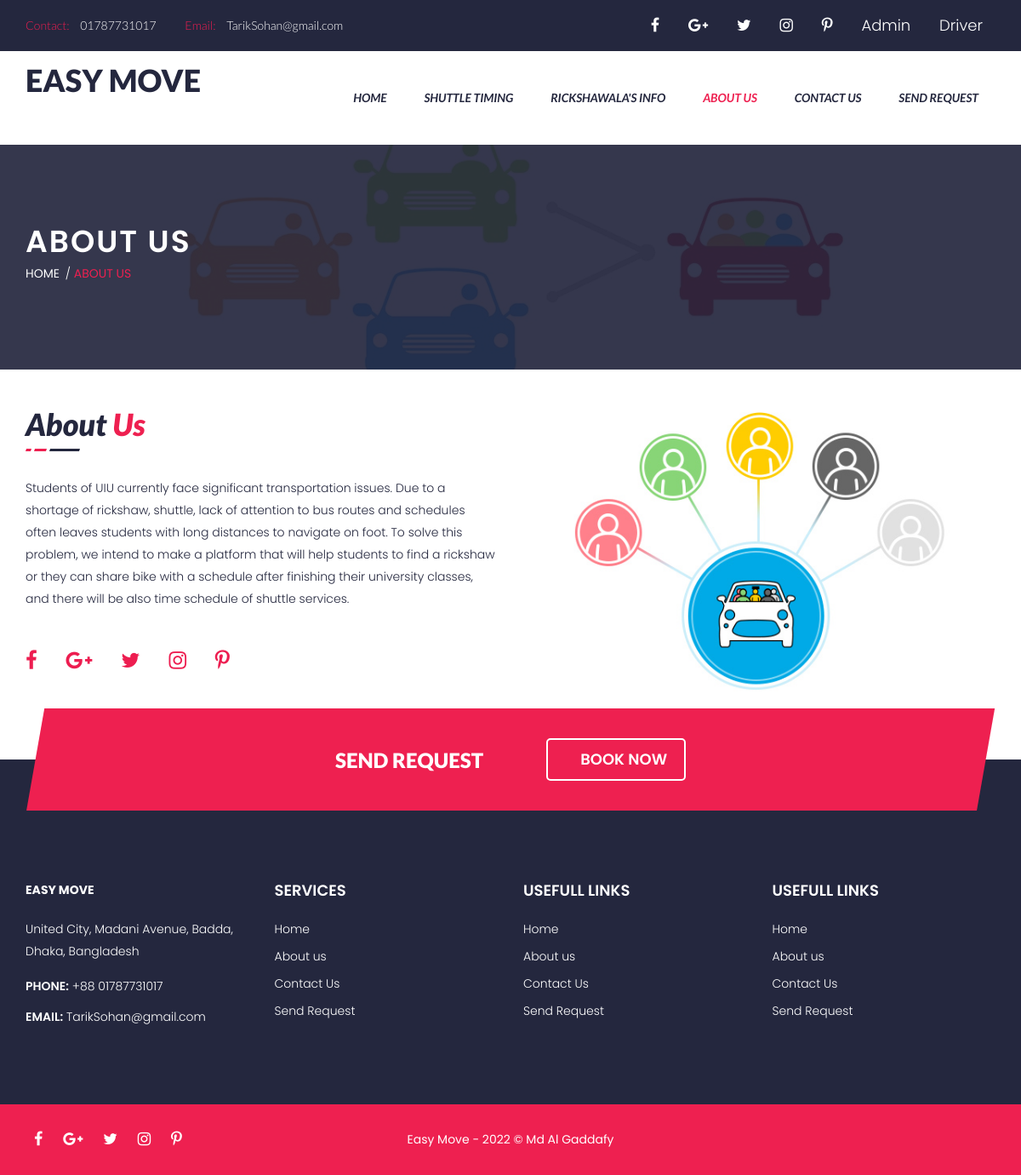
The page /about-us.php on the database its author committed.
### tables this page shows
CREATE TABLE `tblpage` (
  `ID` int(10) NOT NULL,
  `PageType` varchar(200) DEFAULT NULL,
  `PageTitle` mediumtext DEFAULT NULL,
  `PageDescription` mediumtext DEFAULT NULL,
  `Email` varchar(200) DEFAULT NULL,
  `MobileNumber` varchar(15) DEFAULT NULL,
  `UpdationDate` date DEFAULT NULL,
  `Timing` varchar(200) NOT NULL
);

### about-us.php (the view, shortened to what this page needs)
<?php
include('includes/dbconnection.php');
?>
<!DOCTYPE html>
<html class="no-js" lang="zxx">
<head>
    <link rel="stylesheet" href="css1/normalize.css">
    <link rel="stylesheet" href="css1/animate.css">
    <link rel="stylesheet" href="css1/bootstrap.min.css">
    <link rel="stylesheet" href="css1/meanmenu.min.css">
    <link rel="stylesheet" href="css1/font-awesome.min.css">
    <link rel="stylesheet" href="css1/icofont.css">
    <link rel="stylesheet" href="css1/change-text.css">
    <link rel="stylesheet" href="css1/jquery.mb.YTPlayer.min.css">
    <link rel="stylesheet" href="css1/main.css">
    <link rel="stylesheet" href="css1/owl.carousel.css">
    <link rel="stylesheet" href="css1/owl.theme.css">
    <link rel="stylesheet" href="css1/owl.transitions.css">
    <link rel="stylesheet" href="lib/css/nivo-slider.css">
    <link rel="stylesheet" href="lib/css/preview.css">
    <link rel="stylesheet" href="style.css">
    <link rel="stylesheet" href="css1/responsive.css">
</head>
<body>
    <?php include_once('includes/header.php'); ?>
    <div class="page-title-area overlay">
        <div class="container">
            <div class="row">
                <div class="col-md-12">
                    <div class="page-title">
                        <h2>about us</h2>
                    </div>
                    <div class="page-title-menu">
                        <ul>
                            <li><a href="index.php">Home</a> <span> / </span> </li>
                            <li><a href="about-us.php">About us</a></li>
                        </ul>
                    </div>
                </div>
            </div>
        </div>
    </div>
    <div class="about-us-area section-padding2">
        <div class="container">
            <div class="row">
                <div class="col-md-6">
                    <div class="section-heading">
                        <h2>About <span> Us</span></h2>
                    </div>
                    <?php
                    $sql = "SELECT * from tblpage where PageType='aboutus'";
                    $query = $dbh->prepare($sql);
                    $query->execute();
                    $results = $query->fetchAll(PDO::FETCH_OBJ);
                    if ($query->rowCount() > 0) {
                        foreach ($results as $row) {               ?>
                            <div class="about-us-info">
                                <p><?php echo htmlentities($row->PageDescription); ?></p>
                        <?php $cnt = $cnt + 1;
                        }
                    } ?>
                        <div class="about-social">
                            <ul>
                                <li><a href="#"> <i class="fa fa-facebook"></i> </a></li>
                                <li><a href="#"> <i class="fa fa-google-plus"></i> </a></li>
                                <li><a href="#"> <i class="fa fa-twitter"></i> </a></li>
                                <li><a href="#"> <i class="fa fa-instagram"></i> </a></li>
                                <li><a href="#"> <i class="fa fa-pinterest-p"></i> </a></li>
                            </ul>
                        </div>
                            </div>
                </div>
                <div class="col-md-6 hidden-xs">
                    <div class="about-us-img">
                        <img src="img1/about/tow-truck-federal-way-2.jpg" alt="">
                    </div>
                </div>
            </div>
        </div>
    </div>
    <div class="quick-book-area">
        <div class="container">
            <div class="row">
                <div class="col-md-12">
                    <div class="book-now">
                        <div class="display-table">
                            <div class="display-table-cell">
                                <div class="book-now-title">
                                    <h2>Send Request</h2>
                                    <a href="booking-request.php" class="book-now-btn"> <i class="icofont icofont-long-arrow-right"></i> BOOK NOW</a>
                                </div>
                            </div>
                        </div>
                    </div>
                </div>
            </div>
        </div>
    </div>
    <?php include_once('includes/footer.php'); ?>
</body>
</html>

### includes/header.php (shortened to what this page needs)
<header id="sticker">
    <div class="header-top">
        <div class="container">
            <div class="row">
                <div class="col-md-7">
                    <div class="welcome-msg">
                        <ul>
                            <?php
                               $sql = "SELECT * from tblpage where PageType='contactus'";
                               $query = $dbh->prepare($sql);
                               $query->execute();
                               $results = $query->fetchAll(PDO::FETCH_OBJ);
                               $cnt = 1;
                               if ($query->rowCount() > 0) {
                                   foreach ($results as $row) {               ?>
                                    <li>
                                        <p> <span> Contact: </span><?php echo htmlentities($row->MobileNumber); ?></p>
                                    </li>
                                    <li>
                                        <p> <span> Email: </span><?php echo htmlentities($row->Email); ?></p>
                                    </li><?php $cnt = $cnt + 1;
                                       }
                                   } ?>
                        </ul>
                    </div>
                </div>
                <div class="col-md-5">
                    <div class="header-top-menu">
                        <div class="top-social">
                            <ul>
                                <li><a href="#"> <i class="fa fa-facebook"></i> </a></li>
                                <li><a href="#"> <i class="fa fa-google-plus"></i> </a></li>
                                <li><a href="#"> <i class="fa fa-twitter"></i> </a></li>
                                <li><a href="#"> <i class="fa fa-instagram"></i> </a></li>
                                <li><a href="#"> <i class="fa fa-pinterest-p"></i> </a></li>
                                <li><a href="admin/login.php">Admin</a></li>
                                <li><a href="driver/login.php">Driver</a></li>
                            </ul>
                        </div>
                    </div>
                </div>
            </div>
        </div>
    </div>
    <div class="main-menu-area hidden-xs">
        <div class="container">
            <div class="menu-position">
                <div class="row">
                    <div class="col-md-3 col-sm-2">
                        <div class="logo">
                            <a href="index.php">
                                <h1>Easy Move</h1>
                            </a>
                        </div>
                    </div>
                    <div class="col-md-9 col-sm-10 static">
                        <div class="main-menu">
                            <nav>
                                <ul>
                                    <li class="has-sub"><a href="index.php">Home</a></li>
                                    <li><a href="shuttle-timing.php">Shuttle Timing</a></li>
                                    <li><a href="rickshawala-info.php">Rickshawala's Info</a></li>
                                    <li><a href="about-us.php">About us</a></li>
                                    <li><a href="contact.php">Contact Us</a></li>
                                    <li><a href="booking-request.php">Send Request</a></li>
                                </ul>
                            </nav>
                        </div>
                    </div>
                </div>
            </div>
        </div>
    </div>
</header>

### includes/footer.php
<div class="footer-top-area">
    <div class="container">
        <div class="row">
            <div class="col-md-3 col-sm-4">
                <div class="single-footer-top">
                    <div class="footer-about-us">
                        <?php
                           $sql = "SELECT * from tblpage where PageType='contactus'";
                           $query = $dbh->prepare($sql);
                           $query->execute();
                           $results = $query->fetchAll(PDO::FETCH_OBJ);
                           $cnt = 1;
                           if ($query->rowCount() > 0) {
                               foreach ($results as $row) {               ?>
                                <a href="index.php" class="footer-logo"> <strong style="color:white ;font-weight: bold;">EASY MOVE</strong> </a>
                                <div class="footer-address">
                                    <p> <?php echo htmlentities($row->PageDescription); ?></p>
                                </div>
                                <div class="footer-contact-info">
                                    <p> <span> Phone:</span> +88 <?php echo htmlentities($row->MobileNumber); ?> </p>
                                    <p> <span> Email:</span> <?php echo htmlentities($row->Email); ?> </p>
                                </div>
                    </div><?php $cnt = $cnt + 1;
                               }
                           } ?>
                </div>
            </div>
            <div class="col-sm-2">
                <div class="single-footer-top">
                    <div class="footer-top-title">
                        <h3>Services</h3>
                    </div>
                    <div class="footer-top-menu">
                        <ul>
                            <li class="has-sub"><a href="index.php">Home</a></li>
                            <li><a href="about-us.php">About us</a></li>
                            <li><a href="contact.php">Contact Us</a></li>
                            <li><a href="booking-request.php">Send Request</a></li>
                        </ul>
                    </div>
                </div>
            </div>
            <div class="col-md-2 col-md-offset-1 col-sm-3">
                <div class="single-footer-top">
                    <div class="footer-top-title">
                        <h3>USEFULL LINKS</h3>
                    </div>
                    <div class="footer-top-menu">
                        <ul>
                            <li class="has-sub"><a href="index.php">Home</a></li>
                            <li><a href="about-us.php">About us</a></li>
                            <li><a href="contact.php">Contact Us</a></li>
                            <li><a href="booking-request.php">Send Request</a></li>
                        </ul>
                    </div>
                </div>
            </div>
         <div class="col-md-2 col-md-offset-1 col-sm-3">
                <div class="single-footer-top">
                    <div class="footer-top-title">
                        <h3>USEFULL LINKS</h3>
                    </div>
                    <div class="footer-top-menu">
                        <ul>
                            <li class="has-sub"><a href="index.php">Home</a></li>
                            <li><a href="about-us.php">About us</a></li>
                            <li><a href="contact.php">Contact Us</a></li>
                            <li><a href="booking-request.php">Send Request</a></li>
                        </ul>
                    </div>
                </div>
            </div>
        </div>
    </div>
</div>
<div class="footer-area">
    <div class="container">
        <div class="row">
            <div class="col-md-3 col-sm-4">
                <div class="footer-social">
                    <ul>
                        <li><a href="#"> <i class="fa fa-facebook"></i> </a></li>
                        <li><a href="#"> <i class="fa fa-google-plus"></i> </a></li>
                        <li><a href="#"> <i class="fa fa-twitter"></i> </a></li>
                        <li><a href="#"> <i class="fa fa-instagram"></i> </a></li>
                        <li><a href="#"> <i class="fa fa-pinterest-p"></i> </a></li>
                    </ul>
                </div>
            </div>
            <div class="col-md-6 col-sm-4">
                <div class="footer-copyright">
                    <p>Easy Move - 2022 © Md Al Gaddafy</p>
                </div>
            </div>
        </div>
    </div>
</div>

### css1/change-text.css (style rules this page uses)
a { text-decoration: none; }

### css1/main.css (style rules this page uses)
html { color: #222; font-size: 1em; line-height: 1.4; }
audio, canvas, iframe, img, svg, video { vertical-align: middle; }

### css1/responsive.css (style rules this page uses)
@media (min-width: 992px) and (max-width: 1200px) { .main-menu nav ul li a { padding: 42px 20px; } }
@media (min-width: 992px) and (max-width: 1200px) { .footer-social ul li a { padding: 0 10px; } }
@media (min-width: 992px) and (max-width: 1200px) { .page-title-area { padding: 100px 0; } }

### rows shown on the page
tblpage: MobileNumber "01787731017", Email "TarikSohan@gmail.com", PageDescription "United City, Madani Avenue, Badda, Dhaka, Bangladesh"
tblpage: PageDescription "Students of UIU currently face significant transportation issues. Due to a shortage of rickshaw, shuttle, lack of attention to bus routes and schedules often leaves students with long distances to navigate on foot. To solve this problem, we intend to make a platform that will help students to find a rickshaw or they can share bike with a schedule after finishing their university classes, and there will be also time schedule of shuttle services."
